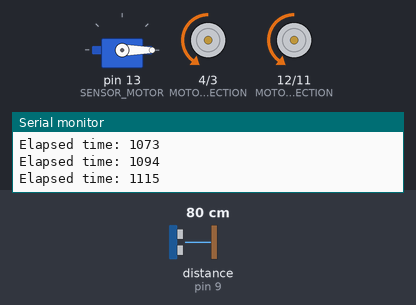
A sketch run on a simulated Arduino Uno, built with avr-gcc and run on an emulated ATmega328P. Parts: servo, direction and speed pins drawn as motors (green arrow = direction pin HIGH = forward, orange = LOW = backward, longer = more drive), the last lines printed to the serial monitor. The test bench sets the inputs (shaded band); at power-on: distance to the obstacle (sensor on pin 9) 80 cm. The echo pulse lasts 58.3 µs per cm.

Above: at 1.2 s.
1.3 s: distance to the obstacle (sensor on pin 9) set to 4 cm
4.3 s: distance to the obstacle (sensor on pin 9) set to 2 cm
At 4.7 s:
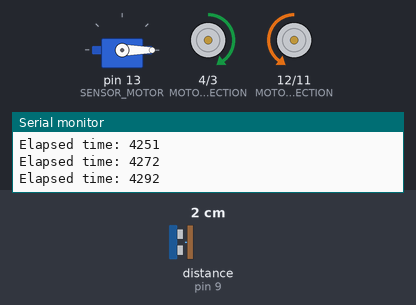
7.3 s: distance to the obstacle (sensor on pin 9) set to 9 cm
At 17.6 s:
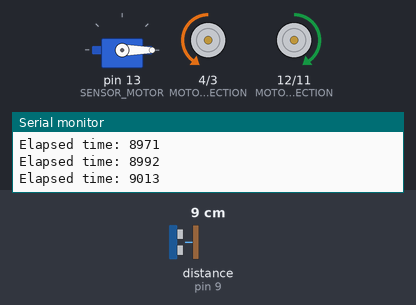
Timing chart, 0 to 28.9 s (numbered marks = the images above; inputs shaded):
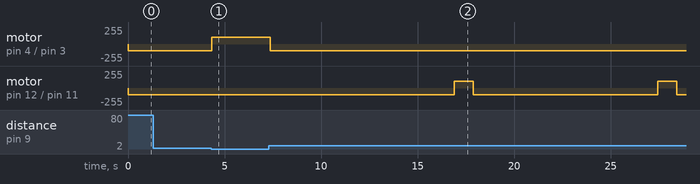

The sketch:

arduino.ino
```cpp
#include <Servo.h>
#include <HCSR04.h>
#include <SoftwareSerial.h>

#define MOTOR1_PWM 3
#define MOTOR2_PWM 11
#define MOTOR3_PWM 5
#define MOTOR4_PWM 6

#define MOTOR1_DIRECTION 4
#define MOTOR2_DIRECTION 12
#define MOTOR3_DIRECTION 8
#define MOTOR4_DIRECTION 7

#define ECHO_PIN 9
#define TRIG_PIN 2

#define SENSOR_MOTOR 13

#define ROBOT_SPEED 1

Servo sensor_servo;
UltraSonicDistanceSensor distanceSensor(TRIG_PIN, ECHO_PIN);

struct SensorInfo {
    long duration;
    int distance;
};

SensorInfo getSensorInfos() {
   /* // Clears the trigPin condition
    digitalWrite(TRIG_PIN, LOW);
    delayMicroseconds(2);
    // Sets the trigPin HIGH (ACTIVE) for 10 microseconds
    digitalWrite(TRIG_PIN, HIGH);
    delayMicroseconds(10);
    digitalWrite(TRIG_PIN, LOW);
    // Reads the echoPin, returns the sound wave travel time in microseconds
    long duration = pulseIn(ECHO_PIN, HIGH);
    // Calculating the distance
    int distance = duration * 0.034 / 2; // Speed of sound wave divided by 2 (go and back)
    // Displays the distance on the Serial Monitor
*/
  int distance = distanceSensor.measureDistanceCm();
  long duration = 0;

    return {
        duration,
        distance
    };
}

void rotateSensor(int angle) {
    sensor_servo.write(angle);
}

void setRightSpeed(int speed)
{
    if (speed < 0)
    {
        speed = -speed;
        digitalWrite(MOTOR2_DIRECTION, HIGH);
    }
    else
    {
        digitalWrite(MOTOR2_DIRECTION, LOW);
    }

    analogWrite(MOTOR2_PWM, speed);
}

void setLeftSpeed(int speed)
{
    if (speed < 0)
    {
        speed = -speed;
        digitalWrite(MOTOR1_DIRECTION, HIGH);
    }
    else
    {
        digitalWrite(MOTOR1_DIRECTION, LOW);
    }

    analogWrite(MOTOR1_PWM, speed);
}

void stop()
{
    setLeftSpeed(0);
    setRightSpeed(0);
}

void move_forward()
{
    setLeftSpeed(100);
    setRightSpeed(100);
}
void move_backward()
{
    setLeftSpeed(-100);
    setRightSpeed(-100);
}

void move_left()
{
    setLeftSpeed(-100);
    setRightSpeed(100);
}

void move_right()
{
    setLeftSpeed(100);
    setRightSpeed(-100);
}

void setup() {

    pinMode(MOTOR1_PWM, OUTPUT);
    pinMode(MOTOR2_PWM, OUTPUT);
    pinMode(MOTOR1_DIRECTION, OUTPUT);
    pinMode(MOTOR2_DIRECTION, OUTPUT);

    sensor_servo.attach(SENSOR_MOTOR);

    Serial.begin(9600);
    stop();
    rotateSensor(0);
}

void loop() {
    rotateSensor(0);
    SensorInfo initialInfos = getSensorInfos();
    rotateSensor(-45);

    move_forward();

    SensorInfo infos = getSensorInfos();
    Serial.print("Distance: ");
    Serial.println(initialInfos.distance);
    unsigned long neededTime = (initialInfos.distance) * 1000;

    Serial.print("Needed time: ");
    Serial.println(neededTime);
    unsigned long initialTime = millis();
    unsigned long elapsedTime = 0;

    Serial.print("Initial time: ");
    Serial.println(initialTime);

    bool needToTurn = false;

    while(elapsedTime < neededTime) {
        infos = getSensorInfos();
        elapsedTime = millis() - initialTime;
        Serial.print("Elapsed time: ");
        Serial.println(elapsedTime);
        if(infos.distance <= 2) {
            needToTurn = true;
            break;
        }
    }

    if(needToTurn) {
        stop();
        move_left();
        delay(500);
        stop();
    } else {
        rotateSensor(0);
        delay(500);
        stop();

        if(getSensorInfos().distance > 2) {
            move_right();
            delay(1000);
            stop();
        }
    }
}
```

Measured:
- the behaviour switches between 3 and 2 cm on distance to the obstacle (sensor on pin 9) (found by bisection; images 0 and 1)
- after the input at 4.3 s, motor on pin 4 (MOTOR1_DIRECTION) / pin 3 (MOTOR1_PWM): backward 100/255 → forward 100/255 at once
- after the input at 7.3 s, motor on pin 4 (MOTOR1_DIRECTION) / pin 3 (MOTOR1_PWM): forward 100/255 → backward 100/255 after 0.06 s; motor on pin 12 (MOTOR2_DIRECTION) / pin 11 (MOTOR2_PWM): alternates forward 100/255 for 1.0 s and backward 100/255 for 9.5 s, starting after 9.6 s
